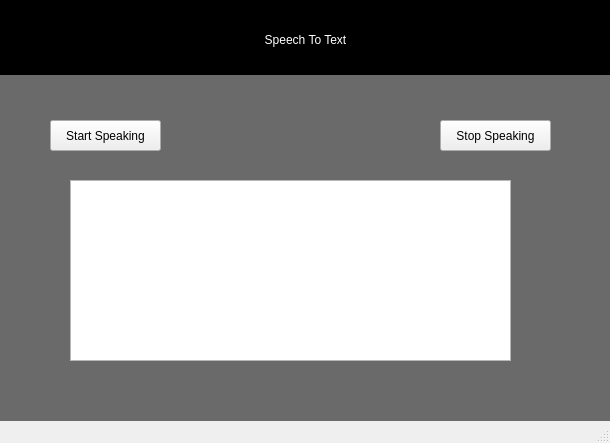
<?xml version="1.0" encoding="UTF-8"?>
<ui version="4.0">
 <class>MainWindow</class>
 <widget class="QMainWindow" name="MainWindow">
  <property name="geometry">
   <rect>
    <x>0</x>
    <y>0</y>
    <width>610</width>
    <height>443</height>
   </rect>
  </property>
  <property name="windowTitle">
   <string>MainWindow</string>
  </property>
  <widget class="QWidget" name="centralwidget">
   <widget class="QLabel" name="label">
    <property name="geometry">
     <rect>
      <x>0</x>
      <y>0</y>
      <width>611</width>
      <height>81</height>
     </rect>
    </property>
    <property name="styleSheet">
     <string notr="true">font: 75 26pt &quot;Consolas&quot;;
background-color: rgb(0, 0, 0);
</string>
    </property>
    <property name="text">
     <string>&lt;html&gt;&lt;head/&gt;&lt;body&gt;&lt;p&gt;&lt;span style=&quot; color:#ffffff;&quot;&gt;Speech To Text&lt;/span&gt;&lt;/p&gt;&lt;/body&gt;&lt;/html&gt;</string>
    </property>
    <property name="alignment">
     <set>Qt::AlignCenter</set>
    </property>
   </widget>
   <widget class="QLabel" name="label_2">
    <property name="geometry">
     <rect>
      <x>-6</x>
      <y>75</y>
      <width>621</width>
      <height>351</height>
     </rect>
    </property>
    <property name="styleSheet">
     <string notr="true">background-color: rgb(106, 106, 106);</string>
    </property>
    <property name="text">
     <string/>
    </property>
   </widget>
   <widget class="QPushButton" name="pushButton">
    <property name="geometry">
     <rect>
      <x>50</x>
      <y>120</y>
      <width>111</width>
      <height>31</height>
     </rect>
    </property>
    <property name="text">
     <string>Start Speaking</string>
    </property>
   </widget>
   <widget class="QPushButton" name="pushButton_2">
    <property name="geometry">
     <rect>
      <x>440</x>
      <y>120</y>
      <width>111</width>
      <height>31</height>
     </rect>
    </property>
    <property name="text">
     <string>Stop Speaking</string>
    </property>
   </widget>
   <widget class="QTextEdit" name="textEdit">
    <property name="geometry">
     <rect>
      <x>70</x>
      <y>180</y>
      <width>441</width>
      <height>181</height>
     </rect>
    </property>
    <property name="html">
     <string>&lt;!DOCTYPE HTML PUBLIC &quot;-//W3C//DTD HTML 4.0//EN&quot; &quot;http://www.w3.org/TR/REC-html40/strict.dtd&quot;&gt;
&lt;html&gt;&lt;head&gt;&lt;meta name=&quot;qrichtext&quot; content=&quot;1&quot; /&gt;&lt;style type=&quot;text/css&quot;&gt;
p, li { white-space: pre-wrap; }
&lt;/style&gt;&lt;/head&gt;&lt;body style=&quot; font-family:'MS Shell Dlg 2'; font-size:7.8pt; font-weight:400; font-style:normal;&quot;&gt;
&lt;p style=&quot;-qt-paragraph-type:empty; margin-top:0px; margin-bottom:0px; margin-left:0px; margin-right:0px; -qt-block-indent:0; text-indent:0px; font-family:'MS Shell Dlg 2';&quot;&gt;&lt;br /&gt;&lt;/p&gt;&lt;/body&gt;&lt;/html&gt;</string>
    </property>
   </widget>
  </widget>
  <widget class="QMenuBar" name="menubar">
   <property name="geometry">
    <rect>
     <x>0</x>
     <y>0</y>
     <width>610</width>
     <height>26</height>
    </rect>
   </property>
  </widget>
  <widget class="QStatusBar" name="statusbar"/>
 </widget>
 <resources/>
 <connections/>
</ui>
